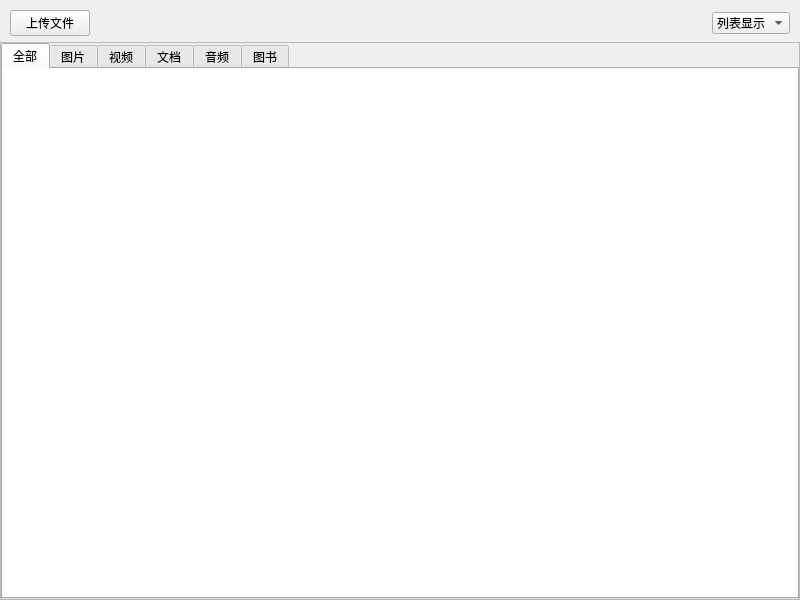
<?xml version="1.0" encoding="UTF-8"?>
<ui version="4.0">
 <class>MyFile</class>
 <widget class="QWidget" name="MyFile">
  <property name="geometry">
   <rect>
    <x>0</x>
    <y>0</y>
    <width>800</width>
    <height>600</height>
   </rect>
  </property>
  <property name="windowTitle">
   <string>Form</string>
  </property>
  <layout class="QGridLayout" name="gridLayout">
   <property name="leftMargin">
    <number>0</number>
   </property>
   <property name="topMargin">
    <number>10</number>
   </property>
   <property name="rightMargin">
    <number>0</number>
   </property>
   <property name="bottomMargin">
    <number>0</number>
   </property>
   <item row="0" column="0">
    <widget class="QWidget" name="widget" native="true">
     <layout class="QHBoxLayout" name="horizontalLayout">
      <property name="spacing">
       <number>15</number>
      </property>
      <property name="leftMargin">
       <number>10</number>
      </property>
      <property name="topMargin">
       <number>0</number>
      </property>
      <property name="rightMargin">
       <number>10</number>
      </property>
      <property name="bottomMargin">
       <number>0</number>
      </property>
      <item>
       <widget class="QPushButton" name="uploadFile">
        <property name="text">
         <string>上传文件</string>
        </property>
       </widget>
      </item>
      <item>
       <spacer name="horizontalSpacer">
        <property name="orientation">
         <enum>Qt::Horizontal</enum>
        </property>
        <property name="sizeHint" stdset="0">
         <size>
          <width>586</width>
          <height>20</height>
         </size>
        </property>
       </spacer>
      </item>
      <item>
       <widget class="QComboBox" name="comboBox">
        <item>
         <property name="text">
          <string>列表显示</string>
         </property>
        </item>
        <item>
         <property name="text">
          <string>图标显示</string>
         </property>
        </item>
       </widget>
      </item>
     </layout>
    </widget>
   </item>
   <item row="1" column="0">
    <widget class="QScrollArea" name="scrollArea">
     <property name="widgetResizable">
      <bool>true</bool>
     </property>
     <widget class="QWidget" name="file_page">
      <property name="geometry">
       <rect>
        <x>0</x>
        <y>0</y>
        <width>798</width>
        <height>554</height>
       </rect>
      </property>
      <layout class="QGridLayout" name="gridLayout_2">
       <property name="leftMargin">
        <number>0</number>
       </property>
       <property name="topMargin">
        <number>0</number>
       </property>
       <property name="rightMargin">
        <number>0</number>
       </property>
       <property name="bottomMargin">
        <number>0</number>
       </property>
       <property name="horizontalSpacing">
        <number>0</number>
       </property>
       <property name="verticalSpacing">
        <number>5</number>
       </property>
       <item row="0" column="0">
        <widget class="QTabWidget" name="tabWidget">
         <property name="currentIndex">
          <number>0</number>
         </property>
         <widget class="QWidget" name="total_page">
          <attribute name="title">
           <string>全部</string>
          </attribute>
          <layout class="QHBoxLayout" name="horizontalLayout_2">
           <property name="spacing">
            <number>0</number>
           </property>
           <property name="leftMargin">
            <number>0</number>
           </property>
           <property name="topMargin">
            <number>0</number>
           </property>
           <property name="rightMargin">
            <number>0</number>
           </property>
           <property name="bottomMargin">
            <number>0</number>
           </property>
           <item>
            <widget class="QListWidget" name="total">
             <property name="frameShape">
              <enum>QFrame::NoFrame</enum>
             </property>
            </widget>
           </item>
          </layout>
         </widget>
         <widget class="QWidget" name="picture_page">
          <attribute name="title">
           <string>图片</string>
          </attribute>
          <layout class="QVBoxLayout" name="verticalLayout">
           <property name="spacing">
            <number>0</number>
           </property>
           <property name="leftMargin">
            <number>0</number>
           </property>
           <property name="topMargin">
            <number>0</number>
           </property>
           <property name="rightMargin">
            <number>0</number>
           </property>
           <property name="bottomMargin">
            <number>0</number>
           </property>
           <item>
            <widget class="QListWidget" name="picture">
             <property name="frameShape">
              <enum>QFrame::NoFrame</enum>
             </property>
            </widget>
           </item>
          </layout>
         </widget>
         <widget class="QWidget" name="vedio_page">
          <attribute name="title">
           <string>视频</string>
          </attribute>
          <layout class="QVBoxLayout" name="verticalLayout_2">
           <property name="spacing">
            <number>0</number>
           </property>
           <property name="leftMargin">
            <number>0</number>
           </property>
           <property name="topMargin">
            <number>0</number>
           </property>
           <property name="rightMargin">
            <number>0</number>
           </property>
           <property name="bottomMargin">
            <number>0</number>
           </property>
           <item>
            <widget class="QListWidget" name="vedio">
             <property name="frameShape">
              <enum>QFrame::NoFrame</enum>
             </property>
            </widget>
           </item>
          </layout>
         </widget>
         <widget class="QWidget" name="document_page">
          <attribute name="title">
           <string>文档</string>
          </attribute>
          <layout class="QVBoxLayout" name="verticalLayout_3">
           <property name="spacing">
            <number>0</number>
           </property>
           <property name="leftMargin">
            <number>0</number>
           </property>
           <property name="topMargin">
            <number>0</number>
           </property>
           <property name="rightMargin">
            <number>0</number>
           </property>
           <property name="bottomMargin">
            <number>0</number>
           </property>
           <item>
            <widget class="QListWidget" name="document">
             <property name="frameShape">
              <enum>QFrame::NoFrame</enum>
             </property>
            </widget>
           </item>
          </layout>
         </widget>
         <widget class="QWidget" name="audio_page">
          <attribute name="title">
           <string>音频</string>
          </attribute>
          <layout class="QVBoxLayout" name="verticalLayout_4">
           <property name="spacing">
            <number>0</number>
           </property>
           <property name="leftMargin">
            <number>0</number>
           </property>
           <property name="topMargin">
            <number>0</number>
           </property>
           <property name="rightMargin">
            <number>0</number>
           </property>
           <property name="bottomMargin">
            <number>0</number>
           </property>
           <item>
            <widget class="QListWidget" name="audio">
             <property name="frameShape">
              <enum>QFrame::NoFrame</enum>
             </property>
            </widget>
           </item>
          </layout>
         </widget>
         <widget class="QWidget" name="book_page">
          <attribute name="title">
           <string>图书</string>
          </attribute>
          <layout class="QVBoxLayout" name="verticalLayout_5">
           <property name="spacing">
            <number>0</number>
           </property>
           <property name="leftMargin">
            <number>0</number>
           </property>
           <property name="topMargin">
            <number>0</number>
           </property>
           <property name="rightMargin">
            <number>0</number>
           </property>
           <property name="bottomMargin">
            <number>0</number>
           </property>
           <item>
            <widget class="QListWidget" name="book">
             <property name="frameShape">
              <enum>QFrame::NoFrame</enum>
             </property>
            </widget>
           </item>
          </layout>
         </widget>
        </widget>
       </item>
      </layout>
     </widget>
    </widget>
   </item>
  </layout>
 </widget>
 <resources/>
 <connections/>
</ui>
